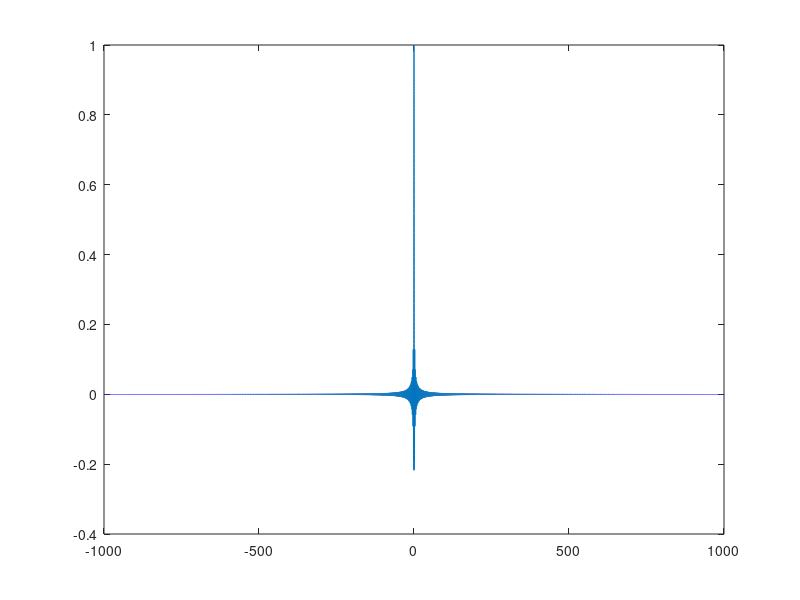
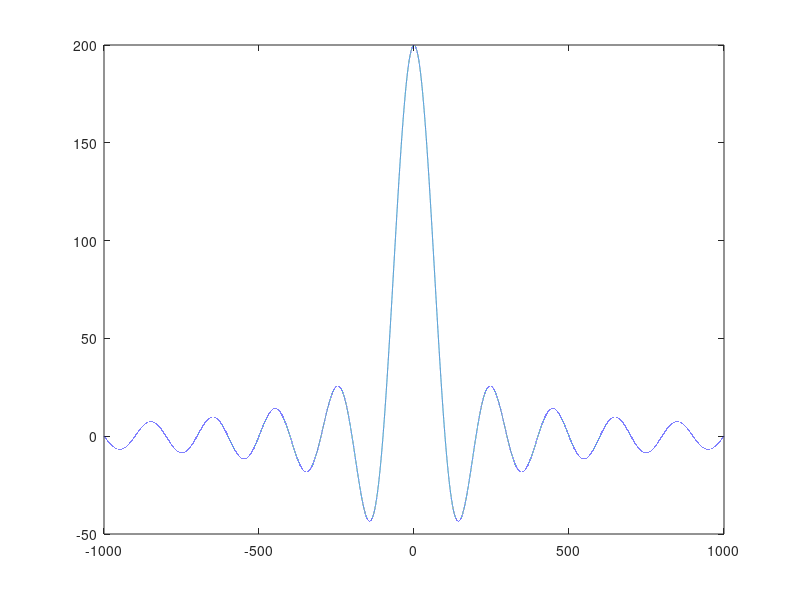

The MATLAB source for these figures, in order: (Note: this script raises an error after producing the figures.)

t = -1000:0.01:1000;
sinc= @(x)sin(pi.*x)./(pi.*x);%sinc function
y = sinc(t);
plot(t,y);
figure;
z = 100*sinc(t./100).*exp(1i.*400.*pi.*t) +100*sinc(t./100).*exp(-1i.*400.*pi.*t);

plot(t,z);
hold on
w = 200*sinc(t./100);
plot(t,w,"LineStyle","--","MarkerIndices",10)
